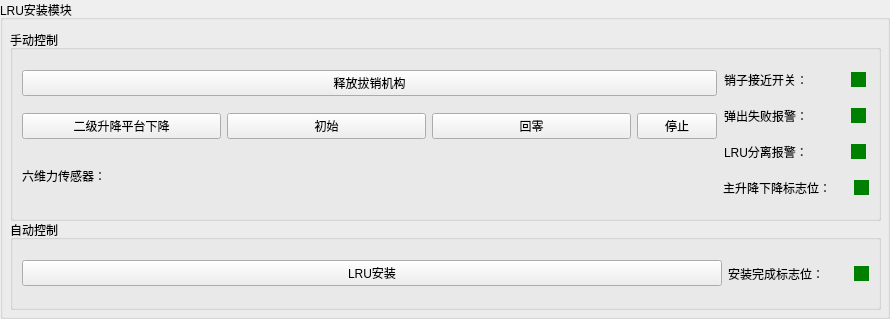
         <widget class="QGroupBox" name="groupBox_49">
          <property name="title">
           <string>LRU安装模块</string>
          </property>
          <widget class="QGroupBox" name="groupBox_50">
           <property name="geometry">
            <rect>
             <x>10</x>
             <y>30</y>
             <width>871</width>
             <height>191</height>
            </rect>
           </property>
           <property name="title">
            <string>手动控制</string>
           </property>
           <layout class="QHBoxLayout" name="horizontalLayout_128">
            <item>
             <layout class="QVBoxLayout" name="verticalLayout_90">
              <item>
               <widget class="QPushButton" name="pushButton_130">
                <property name="minimumSize">
                 <size>
                  <width>480</width>
                  <height>0</height>
                 </size>
                </property>
                <property name="text">
                 <string>释放拔销机构</string>
                </property>
               </widget>
              </item>
              <item>
               <layout class="QHBoxLayout" name="horizontalLayout_129">
                <item>
                 <widget class="QPushButton" name="pushButton_131">
                  <property name="text">
                   <string>二级升降平台下降</string>
                  </property>
                 </widget>
                </item>
                <item>
                 <widget class="QPushButton" name="pushButton_132">
                  <property name="text">
                   <string>初始</string>
                  </property>
                 </widget>
                </item>
                <item>
                 <widget class="QPushButton" name="pushButton_133">
                  <property name="text">
                   <string>回零</string>
                  </property>
                 </widget>
                </item>
                <item>
                 <widget class="QPushButton" name="pushButton_134">
                  <property name="sizePolicy">
                   <sizepolicy hsizetype="Maximum" vsizetype="Fixed">
                    <horstretch>0</horstretch>
                    <verstretch>0</verstretch>
                   </sizepolicy>
                  </property>
                  <property name="text">
                   <string>停止</string>
                  </property>
                 </widget>
                </item>
               </layout>
              </item>
              <item>
               <widget class="QLabel" name="label_326">
                <property name="sizePolicy">
                 <sizepolicy hsizetype="Minimum" vsizetype="Maximum">
                  <horstretch>0</horstretch>
                  <verstretch>0</verstretch>
                 </sizepolicy>
                </property>
                <property name="minimumSize">
                 <size>
                  <width>480</width>
                  <height>40</height>
                 </size>
                </property>
                <property name="text">
                 <string>六维力传感器：</string>
                </property>
               </widget>
              </item>
             </layout>
            </item>
            <item>
             <layout class="QVBoxLayout" name="verticalLayout_91">
              <item>
               <layout class="QHBoxLayout" name="horizontalLayout_180">
                <item>
                 <widget class="QLabel" name="label_327">
                  <property name="sizePolicy">
                   <sizepolicy hsizetype="Maximum" vsizetype="Preferred">
                    <horstretch>0</horstretch>
                    <verstretch>0</verstretch>
                   </sizepolicy>
                  </property>
                  <property name="maximumSize">
                   <size>
                    <width>120</width>
                    <height>16777215</height>
                   </size>
                  </property>
                  <property name="text">
                   <string>销子接近开关：</string>
                  </property>
                 </widget>
                </item>
                <item>
                 <widget class="QPushButton" name="pushButton_135">
                  <property name="sizePolicy">
                   <sizepolicy hsizetype="Maximum" vsizetype="Maximum">
                    <horstretch>0</horstretch>
                    <verstretch>0</verstretch>
                   </sizepolicy>
                  </property>
                  <property name="minimumSize">
                   <size>
                    <width>0</width>
                    <height>0</height>
                   </size>
                  </property>
                  <property name="maximumSize">
                   <size>
                    <width>15</width>
                    <height>15</height>
                   </size>
                  </property>
                  <property name="styleSheet">
                   <string notr="true">
    width: 50px;
    height: 50px;
    /* 设置圆角半径为宽度或高度的一半以形成圆形 */
    border-radius: 50%;
    /* 设置背景颜色为绿色 */
    background-color: green;
    /* 移除默认的边框样式 */
    border: none;
    /* 移除按钮的外边框 */
    outline: none;
    /* 禁用按钮的鼠标指针效果 */
    cursor: not-allowed;
    /* 禁用按钮的点击效果 */
    pointer-events: none;
</string>
                  </property>
                  <property name="text">
                   <string/>
                  </property>
                 </widget>
                </item>
               </layout>
              </item>
              <item>
               <layout class="QHBoxLayout" name="horizontalLayout_181">
                <item>
                 <widget class="QLabel" name="label_328">
                  <property name="sizePolicy">
                   <sizepolicy hsizetype="Maximum" vsizetype="Preferred">
                    <horstretch>0</horstretch>
                    <verstretch>0</verstretch>
                   </sizepolicy>
                  </property>
                  <property name="maximumSize">
                   <size>
                    <width>120</width>
                    <height>16777215</height>
                   </size>
                  </property>
                  <property name="text">
                   <string>弹出失败报警：</string>
                  </property>
                 </widget>
                </item>
                <item>
                 <widget class="QPushButton" name="pushButton_136">
                  <property name="sizePolicy">
                   <sizepolicy hsizetype="Maximum" vsizetype="Maximum">
                    <horstretch>0</horstretch>
                    <verstretch>0</verstretch>
                   </sizepolicy>
                  </property>
                  <property name="minimumSize">
                   <size>
                    <width>0</width>
                    <height>0</height>
                   </size>
                  </property>
                  <property name="maximumSize">
                   <size>
                    <width>15</width>
                    <height>15</height>
                   </size>
                  </property>
                  <property name="styleSheet">
                   <string notr="true">
    width: 50px;
    height: 50px;
    /* 设置圆角半径为宽度或高度的一半以形成圆形 */
    border-radius: 50%;
    /* 设置背景颜色为绿色 */
    background-color: green;
    /* 移除默认的边框样式 */
    border: none;
    /* 移除按钮的外边框 */
    outline: none;
    /* 禁用按钮的鼠标指针效果 */
    cursor: not-allowed;
    /* 禁用按钮的点击效果 */
    pointer-events: none;
</string>
                  </property>
                  <property name="text">
                   <string/>
                  </property>
                 </widget>
                </item>
               </layout>
              </item>
              <item>
               <layout class="QHBoxLayout" name="horizontalLayout_182">
                <item>
                 <widget class="QLabel" name="label_330">
                  <property name="sizePolicy">
                   <sizepolicy hsizetype="Maximum" vsizetype="Preferred">
                    <horstretch>0</horstretch>
                    <verstretch>0</verstretch>
                   </sizepolicy>
                  </property>
                  <property name="maximumSize">
                   <size>
                    <width>120</width>
                    <height>16777215</height>
                   </size>
                  </property>
                  <property name="text">
                   <string>LRU分离报警：</string>
                  </property>
                 </widget>
                </item>
                <item>
                 <widget class="QPushButton" name="pushButton_137">
                  <property name="sizePolicy">
                   <sizepolicy hsizetype="Maximum" vsizetype="Maximum">
                    <horstretch>0</horstretch>
                    <verstretch>0</verstretch>
                   </sizepolicy>
                  </property>
                  <property name="minimumSize">
                   <size>
                    <width>0</width>
                    <height>0</height>
                   </size>
                  </property>
                  <property name="maximumSize">
                   <size>
                    <width>15</width>
                    <height>15</height>
                   </size>
                  </property>
                  <property name="styleSheet">
                   <string notr="true">
    width: 50px;
    height: 50px;
    /* 设置圆角半径为宽度或高度的一半以形成圆形 */
    border-radius: 50%;
    /* 设置背景颜色为绿色 */
    background-color: green;
    /* 移除默认的边框样式 */
    border: none;
    /* 移除按钮的外边框 */
    outline: none;
    /* 禁用按钮的鼠标指针效果 */
    cursor: not-allowed;
    /* 禁用按钮的点击效果 */
    pointer-events: none;
</string>
                  </property>
                  <property name="text">
                   <string/>
                  </property>
                 </widget>
                </item>
               </layout>
              </item>
              <item>
               <layout class="QHBoxLayout" name="horizontalLayout_183">
                <item>
                 <widget class="QLabel" name="label_331">
                  <property name="sizePolicy">
                   <sizepolicy hsizetype="Maximum" vsizetype="Preferred">
                    <horstretch>0</horstretch>
                    <verstretch>0</verstretch>
                   </sizepolicy>
                  </property>
                  <property name="maximumSize">
                   <size>
                    <width>125</width>
                    <height>16777215</height>
                   </size>
                  </property>
                  <property name="text">
                   <string>主升降下降标志位：</string>
                  </property>
                 </widget>
                </item>
                <item>
                 <widget class="QPushButton" name="pushButton_138">
                  <property name="sizePolicy">
                   <sizepolicy hsizetype="Maximum" vsizetype="Maximum">
                    <horstretch>0</horstretch>
                    <verstretch>0</verstretch>
                   </sizepolicy>
                  </property>
                  <property name="minimumSize">
                   <size>
                    <width>0</width>
                    <height>0</height>
                   </size>
                  </property>
                  <property name="maximumSize">
                   <size>
                    <width>15</width>
                    <height>15</height>
                   </size>
                  </property>
                  <property name="styleSheet">
                   <string notr="true">
    width: 50px;
    height: 50px;
    /* 设置圆角半径为宽度或高度的一半以形成圆形 */
    border-radius: 50%;
    /* 设置背景颜色为绿色 */
    background-color: green;
    /* 移除默认的边框样式 */
    border: none;
    /* 移除按钮的外边框 */
    outline: none;
    /* 禁用按钮的鼠标指针效果 */
    cursor: not-allowed;
    /* 禁用按钮的点击效果 */
    pointer-events: none;
</string>
                  </property>
                  <property name="text">
                   <string/>
                  </property>
                 </widget>
                </item>
               </layout>
              </item>
             </layout>
            </item>
           </layout>
          </widget>
          <widget class="QGroupBox" name="groupBox_51">
           <property name="geometry">
            <rect>
             <x>10</x>
             <y>220</y>
             <width>871</width>
             <height>90</height>
            </rect>
           </property>
           <property name="sizePolicy">
            <sizepolicy hsizetype="Preferred" vsizetype="Preferred">
             <horstretch>0</horstretch>
             <verstretch>0</verstretch>
            </sizepolicy>
           </property>
           <property name="maximumSize">
            <size>
             <width>16777215</width>
             <height>90</height>
            </size>
           </property>
           <property name="title">
            <string>自动控制</string>
           </property>
           <layout class="QHBoxLayout" name="horizontalLayout_130">
            <item>
             <widget class="QPushButton" name="pushButton_139">
              <property name="minimumSize">
               <size>
                <width>480</width>
                <height>0</height>
               </size>
              </property>
              <property name="text">
               <string>LRU安装</string>
              </property>
             </widget>
            </item>
            <item>
             <layout class="QHBoxLayout" name="horizontalLayout_191">
              <item>
               <widget class="QLabel" name="label_332">
                <property name="sizePolicy">
                 <sizepolicy hsizetype="Maximum" vsizetype="Preferred">
                  <horstretch>0</horstretch>
                  <verstretch>0</verstretch>
                 </sizepolicy>
                </property>
                <property name="maximumSize">
                 <size>
                  <width>120</width>
                  <height>16777215</height>
                 </size>
                </property>
                <property name="text">
                 <string>安装完成标志位：</string>
                </property>
               </widget>
              </item>
              <item>
               <widget class="QPushButton" name="pushButton_140">
                <property name="sizePolicy">
                 <sizepolicy hsizetype="Maximum" vsizetype="Maximum">
                  <horstretch>0</horstretch>
                  <verstretch>0</verstretch>
                 </sizepolicy>
                </property>
                <property name="minimumSize">
                 <size>
                  <width>0</width>
                  <height>0</height>
                 </size>
                </property>
                <property name="maximumSize">
                 <size>
                  <width>15</width>
                  <height>15</height>
                 </size>
                </property>
                <property name="styleSheet">
                 <string notr="true">
    width: 50px;
    height: 50px;
    /* 设置圆角半径为宽度或高度的一半以形成圆形 */
    border-radius: 50%;
    /* 设置背景颜色为绿色 */
    background-color: green;
    /* 移除默认的边框样式 */
    border: none;
    /* 移除按钮的外边框 */
    outline: none;
    /* 禁用按钮的鼠标指针效果 */
    cursor: not-allowed;
    /* 禁用按钮的点击效果 */
    pointer-events: none;
</string>
                </property>
                <property name="text">
                 <string/>
                </property>
               </widget>
              </item>
             </layout>
            </item>
           </layout>
          </widget>
         </widget>
